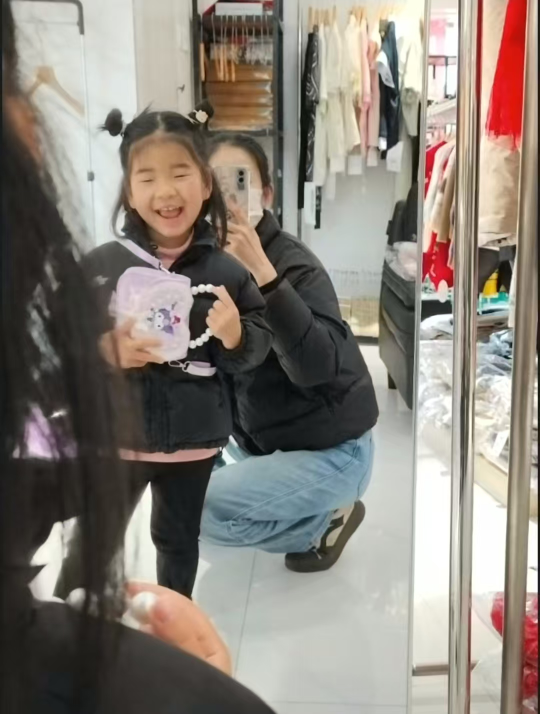
#> input picture opencv_01/img/canny.jpg, 1080 x 1428 px (shown at 1/2 size)
$ python can.py
#> lines starting #> are read from the running program, lines starting #| are printed output that depends on the picture; after the words box and inside, x2 and y2 are one past the last pixel; in counts of white or black regions, pixels touching at a corner belong together
# [70 lines of commented-out code are left out]


import cv2 as cv

# 读取图像
img = cv.imread("img/canny.jpg",cv.IMREAD_GRAYSCALE)
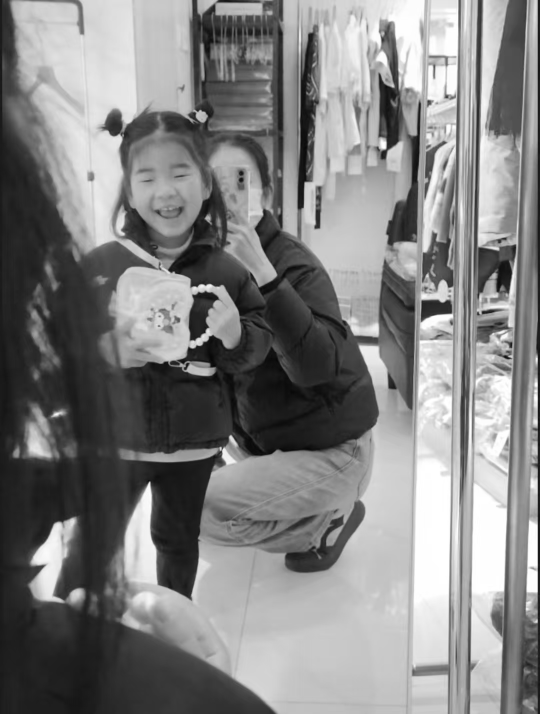
#> img: shape (1428, 1080) (shown at 1/2 size); min 4, max 255, mean 130.2
cv.imshow("src",img)

ret,thresh_img = cv.threshold(img, 225, 255, cv.THRESH_BINARY_INV)
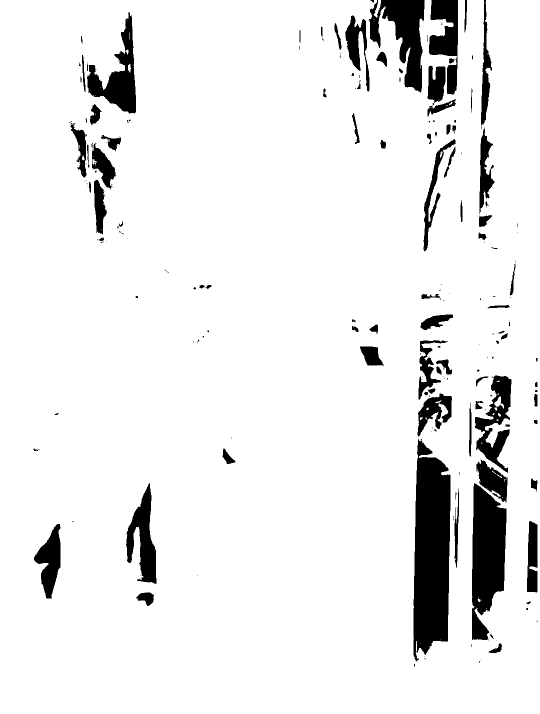
#> thresh_img: shape (1428, 1080) (shown at 1/2 size); 92.1% white; 209 black regions (122 under 20 px), largest, box (x1, y1, x2, y2) and area: (827, 877, 901, 1323) 26236, (944, 967, 1013, 1280) 15361, (737, 0, 849, 185) 9935
cv.imshow("normal", thresh_img);

gaussian_img = cv.GaussianBlur(img,(5,5),0)
cv.imshow("g",gaussian_img)

ret,thresh_img = cv.threshold(gaussian_img, 0, 255, cv.THRESH_BINARY|cv.THRESH_OTSU)
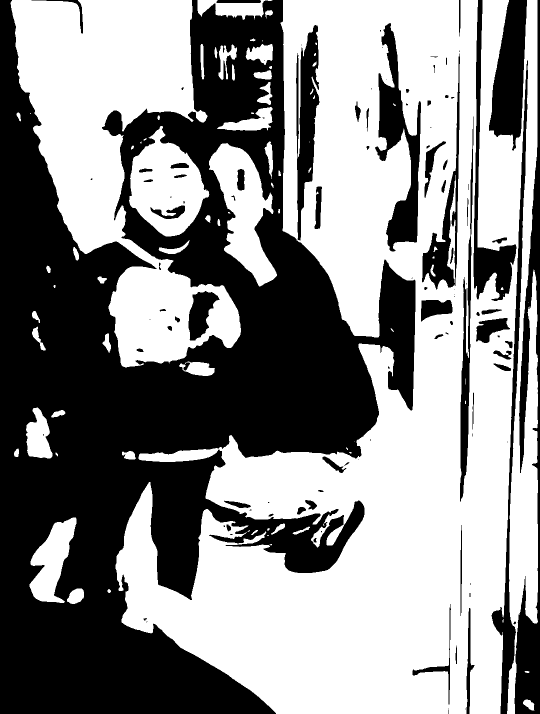
#> thresh_img: shape (1428, 1080) (shown at 1/2 size); 54.9% white; 109 black regions (42 under 20 px), largest, box (x1, y1, x2, y2) and area: (0, 0, 831, 1428) 574747, (1029, 0, 1080, 1428) 22654, (750, 46, 842, 503) 15707
#> ret = 123
cv.imshow("otsu", thresh_img);

print("阈值：",ret)
#| 阈值： 123.0
cv.waitKey(0)
cv.destroyAllWindows()
